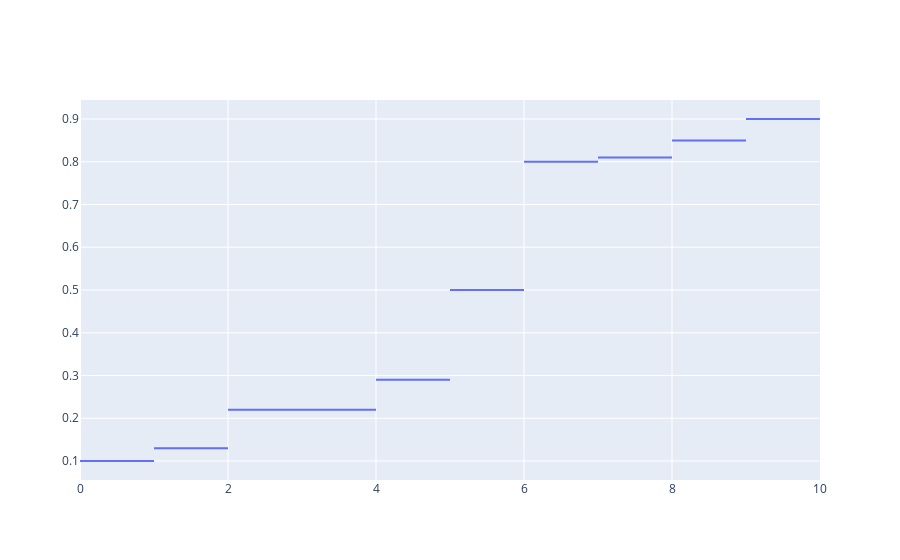

The notebook cell this image was saved under:
### Code cell
sizeP = len(P)
y = np.sort(gene)

x_dis = []
y_dis = []


selected_discontinuity = 8

for i in range(sizeP):
    if(P[i][selected_discontinuity-1]>0):
        
        index = P[i][selected_discontinuity-1]
        
        if not x_dis:
            x_dis.append(0)
        else:
            x_dis.append(P[i-1][selected_discontinuity-1])
        x_dis.append(index)
        x_dis.append(None)
      
        y_dis.append(y[index-1])
        y_dis.append(y[index-1])
        y_dis.append(None)
        #print(index)
        
x_dis.append(index)
x_dis.append(len(gene))
x_dis.append(None)

y_dis.append(y[index])
y_dis.append(y[index])
y_dis.append(None)

data2 = go.Figure(go.Scatter(x=x_dis, y=y_dis))
data2.show()

### Figure 1 — Plotly figure (JSON) as saved in the notebook; plotly's stock layout.template omitted (floating-point values rounded to 4 significant figures)
{"data": [{"type": "scatter", "x": [0, 1, null, 1, 2, null, 2, 4, null, 4, 5, null, 5, 6, null, 6, 7, null, 7, 8, null, 8, 9, null, 9, 10, null], "y": [0.1, 0.1, null, 0.13, 0.13, null, 0.22, 0.22, null, 0.29, 0.29, null, 0.5, 0.5, null, 0.8, 0.8, null, 0.81, 0.81, null, 0.85, 0.85, null, 0.9, 0.9, null]}], "layout": {}}
